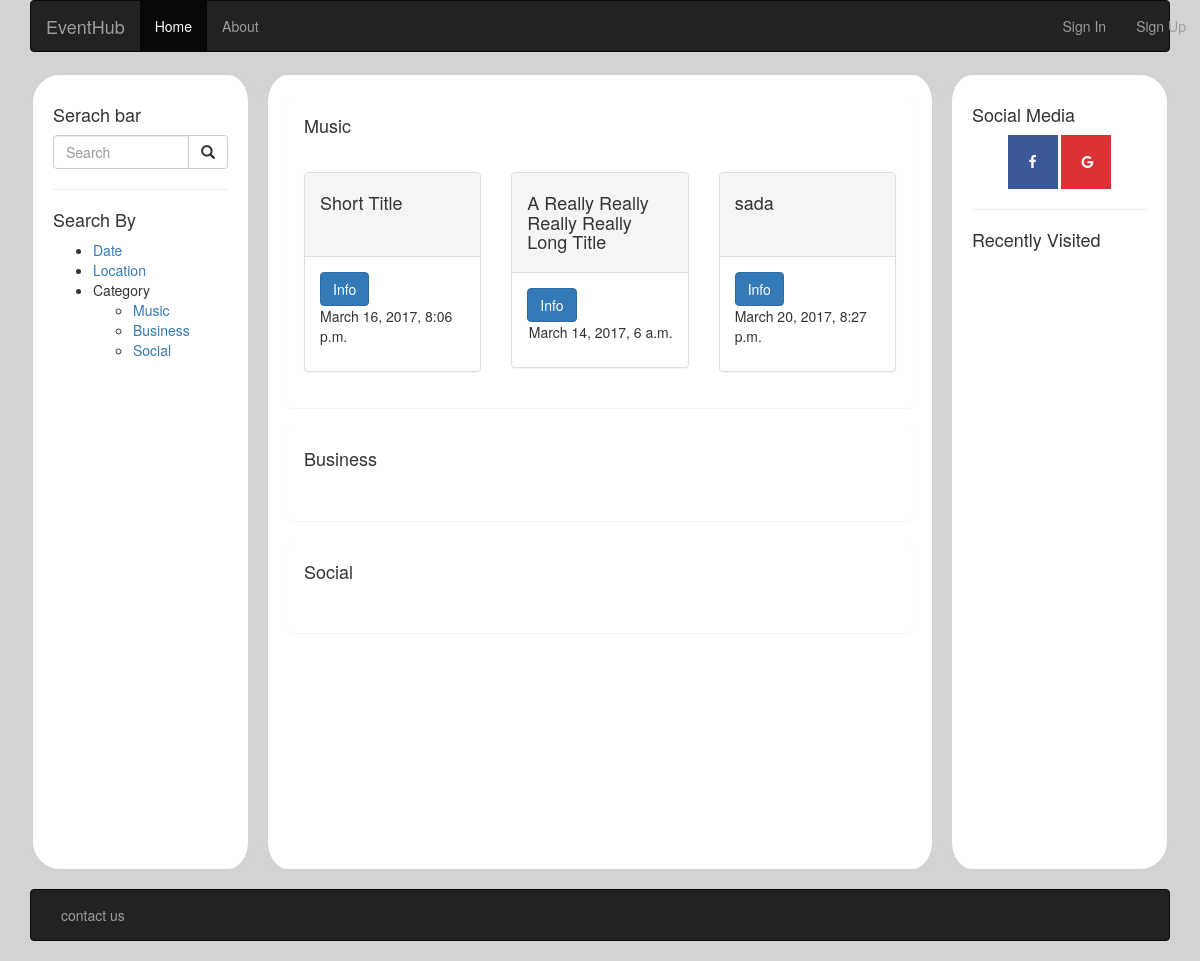
The page / on the database its author committed.
### eventhub/models.py (models this page shows, shortened)
class Event(models.Model):
    category = models.CharField(max_length = 32)
    title = models.CharField(max_length = 256)
    loc = models.CharField(max_length = 128)
    pos = models.CharField(max_length = 128)
    creator = models.ForeignKey(User)
    datetime = models.DateTimeField()
    desc = models.CharField(max_length = 1024, null = True)

### eventhub/views.py (the view)
# urls.py: url(r'^$', views.index, name='index'),
def index(request):
    music = Event.objects.filter(category="music")[:3]
    business = Event.objects.filter(category="business")[:3]
    social = Event.objects.filter(category="social")[:3]
    active = ["active","","","","","",""]
    contdict = {'events': {'music': music, 'business': business, 'social': social}, 'active':active}
    return render(request,'eventhub/index.html', context=contdict)

### templates/eventhub/index.html (shortened to what this page needs)
{% extends 'eventhub/base.html' %}
{% load staticfiles %}
{% block body_block %}
<div class="panel panel default">
  <div class="panel-heading"><h4>Music</h4></div>
  <div class="panel-body">
    <div class="row">
      {% for e in events.music %}
        <div class="col-sm-6 col-md-4">
          <div class="panel panel-default">
            <div class="panel-heading" style="min-height: 6em;">
              <h4>{{e.title}}</h4>
            </div>
            <div class="panel-body">
              <a href="eventhub/event/{{e.id}}" class="btn btn-primary">Info</a>
              <p style="float: right;">{{e.datetime}}</p>
            </div>
          </div>
        </div>
      {% endfor %}
    </div>
  </div>
</div>
<div class="panel panel default">
  <div class="panel-heading"><h4>Business</h4></div>
  <div class="panel-body">
  </div>
</div>
<div class="panel panel default">
  <div class="panel-heading"><h4>Social</h4></div>
  <div class="panel-body">
  </div>
</div>
{% endblock %}

### static/css/style.css (style rules this page uses)
body { background-color: #D3D3D3; }

### rows shown on the page
Event: title "Short Title", datetime "March 16, 2017, 8:06 p.m."
Event: title "A Really Really Really Really Long Title", datetime "March 14, 2017, 6 a.m."
Event: title "sada", datetime "March 20, 2017, 8:27 p.m."
